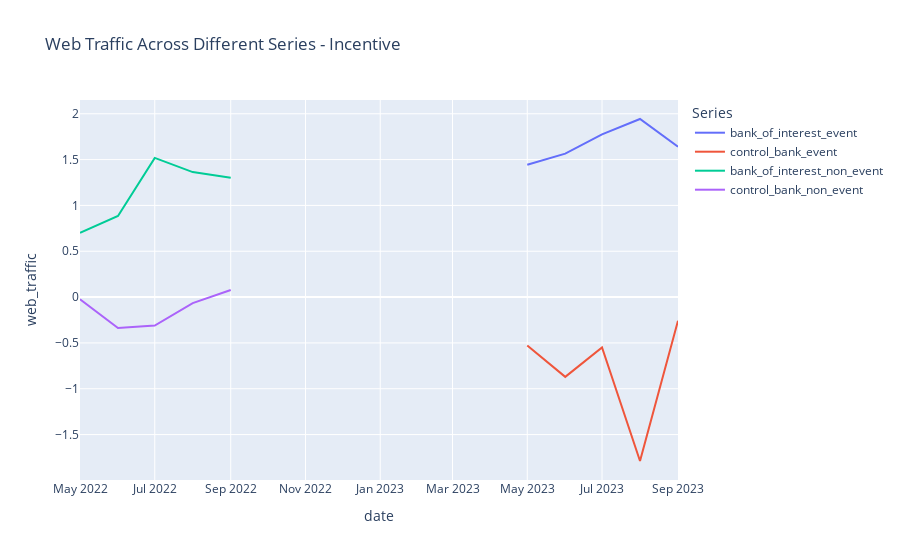
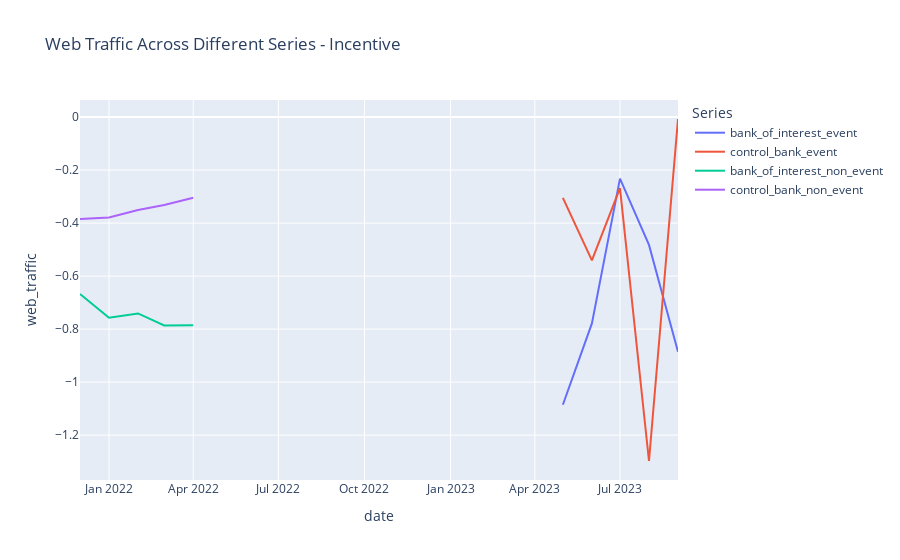
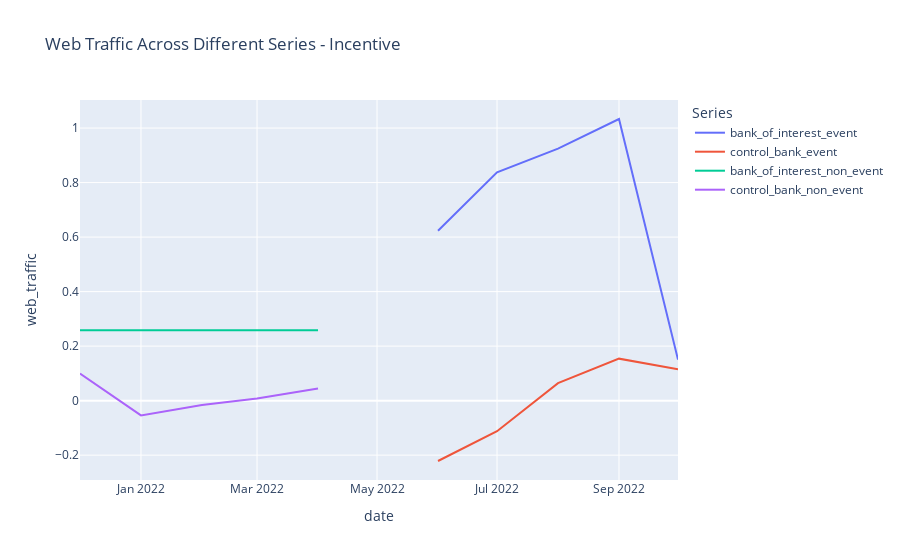
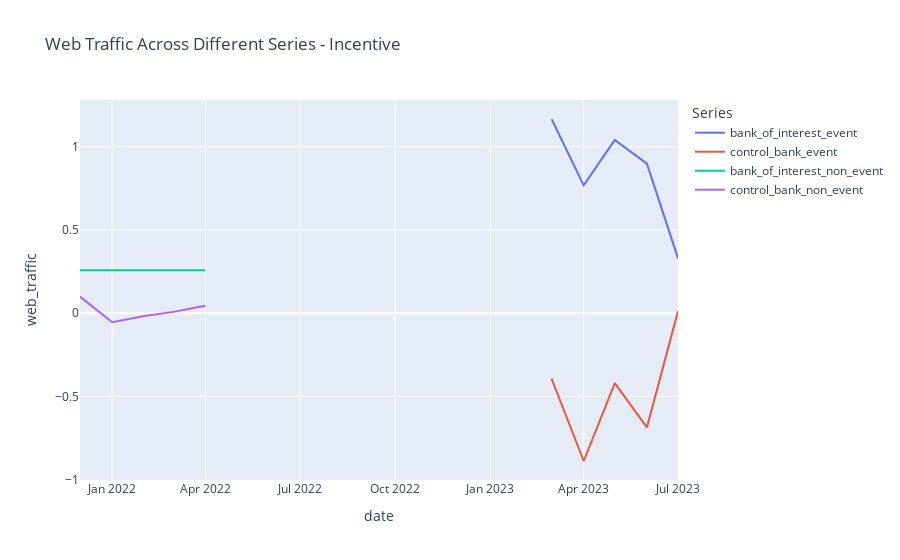

The notebook cell saved with these charts, in order:
### Code cell
for test_regression in all_regressions_apr['regressions']:
    print(test_regression['banks_for_regression'])
    bank_of_interest_event_series = test_regression['bank_of_interest_event_series']    
    control_bank_event_series = test_regression['control_bank_event_series']
    bank_of_interest_non_event_series = test_regression['bank_of_interest_non_event_series']
    control_bank_non_event_series = test_regression['control_bank_non_event_series']

    bank_of_interest_event_series['series'] = 'Bank of Interest Event'
    control_bank_event_series['series'] = 'Control Bank Event'
    bank_of_interest_non_event_series['series'] = 'Bank of Interest Non Event'
    control_bank_non_event_series['series'] = 'Control Bank Non Event'

     # Add a 'type' and 'period' columns to each DataFrame
    bank_of_interest_event_series['type'] = 'bank_of_interest_event'
    control_bank_event_series['type'] = 'control_bank_event'
    bank_of_interest_non_event_series['type'] = 'bank_of_interest_non_event'
    control_bank_non_event_series['type'] = 'control_bank_non_event'

    bank_of_interest_event_series['period'] = 'post'
    control_bank_event_series['period'] = 'post'
    bank_of_interest_non_event_series['period'] = 'pre'
    control_bank_non_event_series['period'] = 'pre'

    # Concatenate all dataframes into one
    combined_df = pd.concat([
        bank_of_interest_event_series,
        control_bank_event_series,
        bank_of_interest_non_event_series,
        control_bank_non_event_series
    ])

    

    # Plot the combined dataframe
    fig = px.line(combined_df, x='date', y='web_traffic', color='type', title='Web Traffic Across Different Series - Incentive')

    # change legend
    fig.update_layout(legend_title_text='Series')
    


    fig.show()

### Figure 1 — Plotly figure (JSON) as saved in the notebook; plotly's stock layout.template omitted (floating-point values rounded to 4 significant figures)
{"data": [{"hovertemplate": "type=bank_of_interest_event<br>date=%{x}<br>web_traffic=%{y}<extra></extra>", "legendgroup": "bank_of_interest_event", "line": {"color": "#636efa", "dash": "solid"}, "marker": {"symbol": "circle"}, "mode": "lines", "name": "bank_of_interest_event", "orientation": "v", "showlegend": true, "type": "scatter", "x": ["2023-05-01T00:00:00", "2023-06-01T00:00:00", "2023-07-01T00:00:00", "2023-08-01T00:00:00", "2023-09-01T00:00:00"], "xaxis": "x", "y": [1.443, 1.565, 1.775, 1.943, 1.64], "yaxis": "y"}, {"hovertemplate": "type=control_bank_event<br>date=%{x}<br>web_traffic=%{y}<extra></extra>", "legendgroup": "control_bank_event", "line": {"color": "#EF553B", "dash": "solid"}, "marker": {"symbol": "circle"}, "mode": "lines", "name": "control_bank_event", "orientation": "v", "showlegend": true, "type": "scatter", "x": ["2023-05-01T00:00:00", "2023-06-01T00:00:00", "2023-07-01T00:00:00", "2023-08-01T00:00:00", "2023-09-01T00:00:00"], "xaxis": "x", "y": [-0.5291, -0.8705, -0.5486, -1.788, -0.2581], "yaxis": "y"}, {"hovertemplate": "type=bank_of_interest_non_event<br>date=%{x}<br>web_traffic=%{y}<extra></extra>", "legendgroup": "bank_of_interest_non_event", "line": {"color": "#00cc96", "dash": "solid"}, "marker": {"symbol": "circle"}, "mode": "lines", "name": "bank_of_interest_non_event", "orientation": "v", "showlegend": true, "type": "scatter", "x": ["2022-05-01T00:00:00", "2022-06-01T00:00:00", "2022-07-01T00:00:00", "2022-08-01T00:00:00", "2022-09-01T00:00:00"], "xaxis": "x", "y": [0.7019, 0.8843, 1.518, 1.364, 1.301], "yaxis": "y"}, {"hovertemplate": "type=control_bank_non_event<br>date=%{x}<br>web_traffic=%{y}<extra></extra>", "legendgroup": "control_bank_non_event", "line": {"color": "#ab63fa", "dash": "solid"}, "marker": {"symbol": "circle"}, "mode": "lines", "name": "control_bank_non_event", "orientation": "v", "showlegend": true, "type": "scatter", "x": ["2022-05-01T00:00:00", "2022-06-01T00:00:00", "2022-07-01T00:00:00", "2022-08-01T00:00:00", "2022-09-01T00:00:00"], "xaxis": "x", "y": [-0.0229, -0.338, -0.3105, -0.06519, 0.07717], "yaxis": "y"}], "layout": {"legend": {"title": {"text": "Series"}, "tracegroupgap": 0}, "title": {"text": "Web Traffic Across Different Series - Incentive"}, "xaxis": {"anchor": "y", "domain": [0, 1], "title": {"text": "date"}}, "yaxis": {"anchor": "x", "domain": [0, 1], "title": {"text": "web_traffic"}}}}

### Figure 2 — Plotly figure (JSON) as saved in the notebook; plotly's stock layout.template omitted (floating-point values rounded to 4 significant figures)
{"data": [{"hovertemplate": "type=bank_of_interest_event<br>date=%{x}<br>web_traffic=%{y}<extra></extra>", "legendgroup": "bank_of_interest_event", "line": {"color": "#636efa", "dash": "solid"}, "marker": {"symbol": "circle"}, "mode": "lines", "name": "bank_of_interest_event", "orientation": "v", "showlegend": true, "type": "scatter", "x": ["2023-05-01T00:00:00", "2023-06-01T00:00:00", "2023-07-01T00:00:00", "2023-08-01T00:00:00", "2023-09-01T00:00:00"], "xaxis": "x", "y": [-1.086, -0.7787, -0.2324, -0.4824, -0.8859], "yaxis": "y"}, {"hovertemplate": "type=control_bank_event<br>date=%{x}<br>web_traffic=%{y}<extra></extra>", "legendgroup": "control_bank_event", "line": {"color": "#EF553B", "dash": "solid"}, "marker": {"symbol": "circle"}, "mode": "lines", "name": "control_bank_event", "orientation": "v", "showlegend": true, "type": "scatter", "x": ["2023-05-01T00:00:00", "2023-06-01T00:00:00", "2023-07-01T00:00:00", "2023-08-01T00:00:00", "2023-09-01T00:00:00"], "xaxis": "x", "y": [-0.3051, -0.5409, -0.2681, -1.298, -0.007247], "yaxis": "y"}, {"hovertemplate": "type=bank_of_interest_non_event<br>date=%{x}<br>web_traffic=%{y}<extra></extra>", "legendgroup": "bank_of_interest_non_event", "line": {"color": "#00cc96", "dash": "solid"}, "marker": {"symbol": "circle"}, "mode": "lines", "name": "bank_of_interest_non_event", "orientation": "v", "showlegend": true, "type": "scatter", "x": ["2021-12-01T00:00:00", "2022-01-01T00:00:00", "2022-02-01T00:00:00", "2022-03-01T00:00:00", "2022-04-01T00:00:00"], "xaxis": "x", "y": [-0.6673, -0.7573, -0.741, -0.7861, -0.7854], "yaxis": "y"}, {"hovertemplate": "type=control_bank_non_event<br>date=%{x}<br>web_traffic=%{y}<extra></extra>", "legendgroup": "control_bank_non_event", "line": {"color": "#ab63fa", "dash": "solid"}, "marker": {"symbol": "circle"}, "mode": "lines", "name": "control_bank_non_event", "orientation": "v", "showlegend": true, "type": "scatter", "x": ["2021-12-01T00:00:00", "2022-01-01T00:00:00", "2022-02-01T00:00:00", "2022-03-01T00:00:00", "2022-04-01T00:00:00"], "xaxis": "x", "y": [-0.3845, -0.3786, -0.3504, -0.332, -0.3047], "yaxis": "y"}], "layout": {"legend": {"title": {"text": "Series"}, "tracegroupgap": 0}, "title": {"text": "Web Traffic Across Different Series - Incentive"}, "xaxis": {"anchor": "y", "domain": [0, 1], "title": {"text": "date"}}, "yaxis": {"anchor": "x", "domain": [0, 1], "title": {"text": "web_traffic"}}}}

### Figure 3 — Plotly figure (JSON) as saved in the notebook; plotly's stock layout.template omitted (floating-point values rounded to 4 significant figures)
{"data": [{"hovertemplate": "type=bank_of_interest_event<br>date=%{x}<br>web_traffic=%{y}<extra></extra>", "legendgroup": "bank_of_interest_event", "line": {"color": "#636efa", "dash": "solid"}, "marker": {"symbol": "circle"}, "mode": "lines", "name": "bank_of_interest_event", "orientation": "v", "showlegend": true, "type": "scatter", "x": ["2022-06-01T00:00:00", "2022-07-01T00:00:00", "2022-08-01T00:00:00", "2022-09-01T00:00:00", "2022-10-01T00:00:00"], "xaxis": "x", "y": [0.6234, 0.8377, 0.9247, 1.033, 0.1504], "yaxis": "y"}, {"hovertemplate": "type=control_bank_event<br>date=%{x}<br>web_traffic=%{y}<extra></extra>", "legendgroup": "control_bank_event", "line": {"color": "#EF553B", "dash": "solid"}, "marker": {"symbol": "circle"}, "mode": "lines", "name": "control_bank_event", "orientation": "v", "showlegend": true, "type": "scatter", "x": ["2022-06-01T00:00:00", "2022-07-01T00:00:00", "2022-08-01T00:00:00", "2022-09-01T00:00:00", "2022-10-01T00:00:00"], "xaxis": "x", "y": [-0.2215, -0.1122, 0.06429, 0.154, 0.115], "yaxis": "y"}, {"hovertemplate": "type=bank_of_interest_non_event<br>date=%{x}<br>web_traffic=%{y}<extra></extra>", "legendgroup": "bank_of_interest_non_event", "line": {"color": "#00cc96", "dash": "solid"}, "marker": {"symbol": "circle"}, "mode": "lines", "name": "bank_of_interest_non_event", "orientation": "v", "showlegend": true, "type": "scatter", "x": ["2021-12-01T00:00:00", "2022-01-01T00:00:00", "2022-02-01T00:00:00", "2022-03-01T00:00:00", "2022-04-01T00:00:00"], "xaxis": "x", "y": [0.2586, 0.2586, 0.2586, 0.2586, 0.2586], "yaxis": "y"}, {"hovertemplate": "type=control_bank_non_event<br>date=%{x}<br>web_traffic=%{y}<extra></extra>", "legendgroup": "control_bank_non_event", "line": {"color": "#ab63fa", "dash": "solid"}, "marker": {"symbol": "circle"}, "mode": "lines", "name": "control_bank_non_event", "orientation": "v", "showlegend": true, "type": "scatter", "x": ["2021-12-01T00:00:00", "2022-01-01T00:00:00", "2022-02-01T00:00:00", "2022-03-01T00:00:00", "2022-04-01T00:00:00"], "xaxis": "x", "y": [0.09946, -0.05406, -0.01641, 0.008081, 0.04458], "yaxis": "y"}], "layout": {"legend": {"title": {"text": "Series"}, "tracegroupgap": 0}, "title": {"text": "Web Traffic Across Different Series - Incentive"}, "xaxis": {"anchor": "y", "domain": [0, 1], "title": {"text": "date"}}, "yaxis": {"anchor": "x", "domain": [0, 1], "title": {"text": "web_traffic"}}}}

### Figure 4 — Plotly figure (JSON) as saved in the notebook; plotly's stock layout.template omitted (floating-point values rounded to 4 significant figures)
{"data": [{"hovertemplate": "type=bank_of_interest_event<br>date=%{x}<br>web_traffic=%{y}<extra></extra>", "legendgroup": "bank_of_interest_event", "line": {"color": "#636efa", "dash": "solid"}, "marker": {"symbol": "circle"}, "mode": "lines", "name": "bank_of_interest_event", "orientation": "v", "showlegend": true, "type": "scatter", "x": ["2023-03-01T00:00:00", "2023-04-01T00:00:00", "2023-05-01T00:00:00", "2023-06-01T00:00:00", "2023-07-01T00:00:00"], "xaxis": "x", "y": [1.166, 0.7678, 1.04, 0.8978, 0.3296], "yaxis": "y"}, {"hovertemplate": "type=control_bank_event<br>date=%{x}<br>web_traffic=%{y}<extra></extra>", "legendgroup": "control_bank_event", "line": {"color": "#EF553B", "dash": "solid"}, "marker": {"symbol": "circle"}, "mode": "lines", "name": "control_bank_event", "orientation": "v", "showlegend": true, "type": "scatter", "x": ["2023-03-01T00:00:00", "2023-04-01T00:00:00", "2023-05-01T00:00:00", "2023-06-01T00:00:00", "2023-07-01T00:00:00"], "xaxis": "x", "y": [-0.3922, -0.8873, -0.4199, -0.6853, 0.01254], "yaxis": "y"}, {"hovertemplate": "type=bank_of_interest_non_event<br>date=%{x}<br>web_traffic=%{y}<extra></extra>", "legendgroup": "bank_of_interest_non_event", "line": {"color": "#00cc96", "dash": "solid"}, "marker": {"symbol": "circle"}, "mode": "lines", "name": "bank_of_interest_non_event", "orientation": "v", "showlegend": true, "type": "scatter", "x": ["2021-12-01T00:00:00", "2022-01-01T00:00:00", "2022-02-01T00:00:00", "2022-03-01T00:00:00", "2022-04-01T00:00:00"], "xaxis": "x", "y": [0.2586, 0.2586, 0.2586, 0.2586, 0.2586], "yaxis": "y"}, {"hovertemplate": "type=control_bank_non_event<br>date=%{x}<br>web_traffic=%{y}<extra></extra>", "legendgroup": "control_bank_non_event", "line": {"color": "#ab63fa", "dash": "solid"}, "marker": {"symbol": "circle"}, "mode": "lines", "name": "control_bank_non_event", "orientation": "v", "showlegend": true, "type": "scatter", "x": ["2021-12-01T00:00:00", "2022-01-01T00:00:00", "2022-02-01T00:00:00", "2022-03-01T00:00:00", "2022-04-01T00:00:00"], "xaxis": "x", "y": [0.09946, -0.05406, -0.01641, 0.008081, 0.04458], "yaxis": "y"}], "layout": {"legend": {"title": {"text": "Series"}, "tracegroupgap": 0}, "title": {"text": "Web Traffic Across Different Series - Incentive"}, "xaxis": {"anchor": "y", "domain": [0, 1], "title": {"text": "date"}}, "yaxis": {"anchor": "x", "domain": [0, 1], "title": {"text": "web_traffic"}}}}
